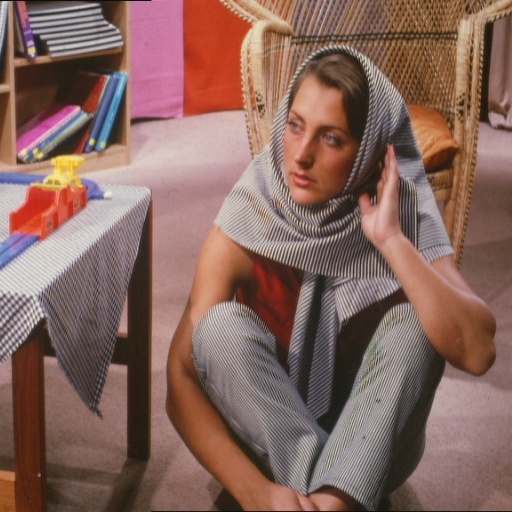
%> input picture Codigos/Clase 6/barbara.jpg, 512 x 512 px
$ octave ejemplo2.m   (GNU Octave 9; MATLAB toolbox functions it lacks are replaced by stand-ins)
%> lines starting %> are read from the running program, lines starting %| are printed output that depends on the picture
pkg load image

% Ejemplo de rippling de una imagen
I=imread('barbara.jpg');
%> I is the input picture: size 512x512x3 uint8; mean R, G, B 134.6, 102.1, 93.5
I=imresize(I,[128,128]);
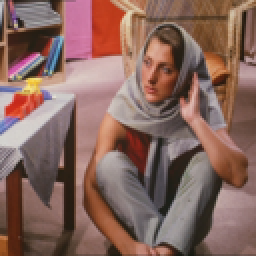
%> I: size 128x128x3 uint8 (shown 2 times larger); mean R, G, B 134.7, 102.2, 93.5
subplot(1,2,1)
imshow(I)

%Escalar una imagen con el comando
%imtransform

sx=0.5; sy=1.5;

%x'=Tx(x,y)=a0*x+a1*y+a2=sx*x+0*y+0=sx*x
%y'=Ty(x,y)=b0*x+b1*y+b2=0*x+sy*y+0=sy*y

%Paso 1: Definir matriz A
A=[sx 0 0;
   0 sy 0;
   0 0  1];

%Paso 2: Definir la transformada
T=maketform('affine',A);
It=imtransform(I,T);
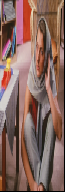
%> It: size 192x65x3 uint8; mean R, G, B 133.7, 101.9, 93.5
subplot(1,2,2)
imshow(It)
